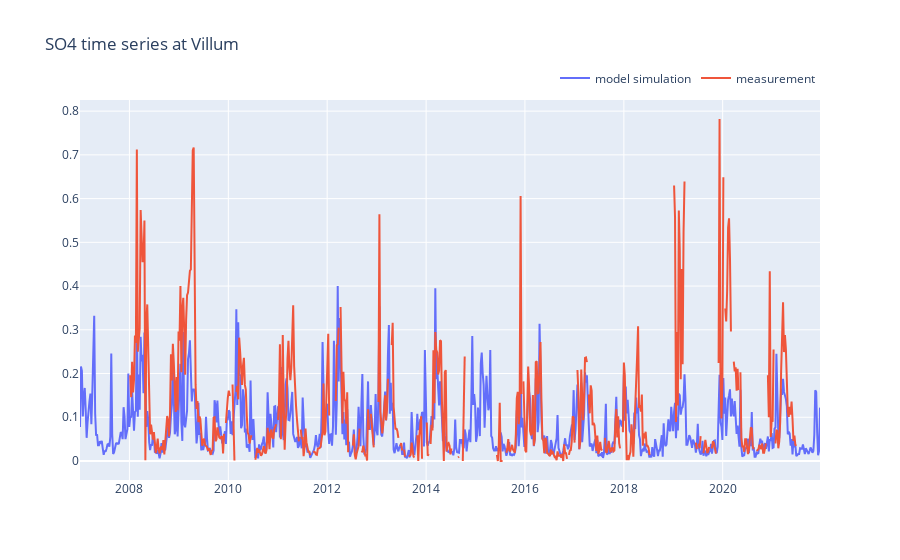

The cell this chart's notebook holds for it:
### Code cell
chemical,station = 'SO4','Villum'   # Choose from SO2, SO4, NH4, NO3, and PM2.5
plot_time_series(chemical,station)

### Figure 1 — Plotly figure (JSON) as saved in the notebook; plotly's stock layout.template omitted (floating-point values rounded to 4 significant figures; data arrays with more than 128 entries replaced by an {"elided": "..."} marker saying what was removed)
{"data": [{"name": "model simulation", "type": "scatter", "x": {"elided": "782 str values"}, "y": {"elided": "782 float values"}}, {"name": "measurement", "type": "scatter", "x": {"elided": "782 str values"}, "y": {"elided": "782 float values"}}], "layout": {"legend": {"orientation": "h", "x": 1, "xanchor": "right", "y": 1.02, "yanchor": "bottom"}, "showlegend": true, "title": {"text": "SO4 time series at Villum"}}}
